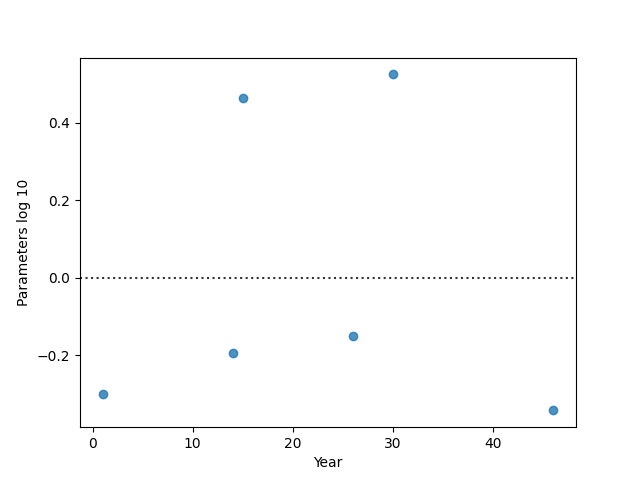

Write Python code to recreate this figure.
import matplotlib.pyplot as plt
import math
import numpy as np
import seaborn as sns

import math

x = [1,14,15,26,30,46]
y = [math.log10(94 *10**6),
     math.log10(1.5*10**9),
     math.log10(8.3*10**9),
     math.log10(17 *10**9),
     math.log10(175*10**9),
     math.log10(530*10**9)]

def average(list):
    total = 0
    for i in range(len(list)):
        total += list[i]
    return (total / len(list))

x_average = average(x)
y_average = average(y)

def calc_s (list1,list2,average1,average2):
    total = 0
    for i in range(len(list1)):
        total += (list1[i]-average1)*(list2[i]-average2)
    return total

sxx = calc_s(x,x,x_average,x_average)
syy = calc_s(y,y,y_average,y_average)
sxy = calc_s(x,y,x_average,y_average)

BHat = sxy/sxx
alpha = y_average - x_average*BHat

zx = np.linspace(0,50,10000)
f = BHat*zx+alpha

print(BHat)
print(alpha)


sns.residplot(x,y)



plt.ylabel('Parameters log 10')
plt.xlabel('Year')

plt.show()
